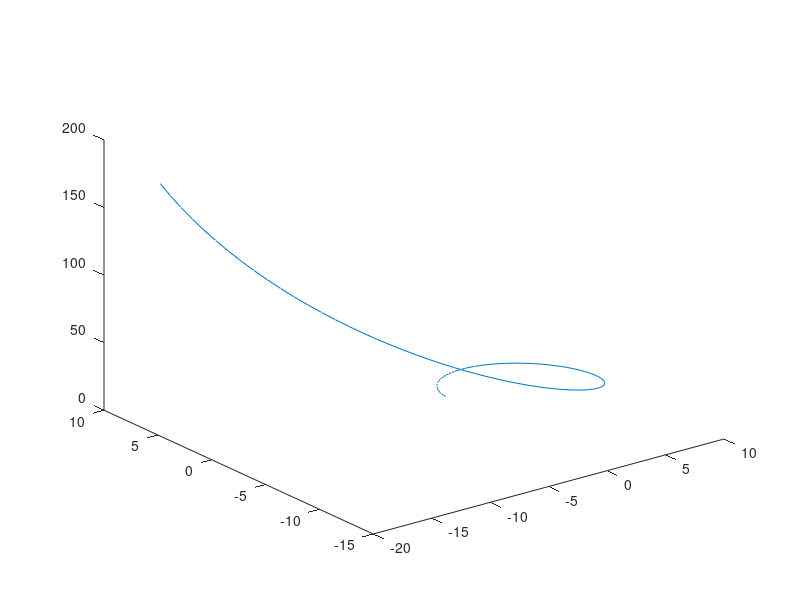
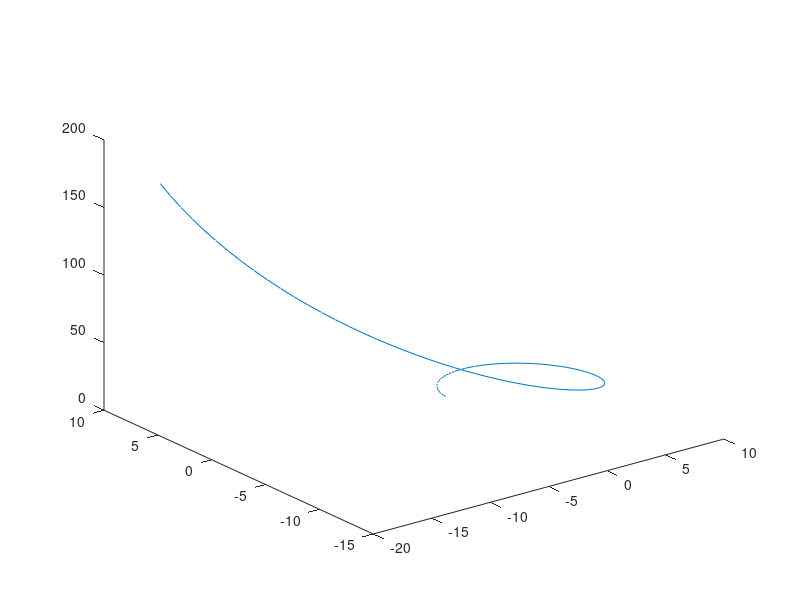

Here is the MATLAB script that generated these plots, in order: (Note: this script raises an error after producing the figures.)
%{
    Brenton Bongcaron
    Mavrea
    01:160:251:02
    20 February 2020
%}
%% Storing Tfinal
tFinal = 5;
t = 0:0.05:tFinal;

%% Storing r(t)
rOft = [ 4.*t.*sin(t) ; 4.*t.*cos(t); 3.*t + (4.*t.^3)./3 ];

%% Plotting r(t): 1st Angle
figure('Name', 'r(t): Angle 1')
plot3(rOft(1,:),rOft(2,:),rOft(3,:))
view([15,16])

%% Plotting r(t): 2nd Angle
plot3(rOft(1,:),rOft(2,:),rOft(3,:))
figure('Name', 'r(t): Angle 2')
view([-37,30])
plot3(rOft(1,:),rOft(2,:),rOft(3,:))
hold on

%% Animating r(t): 2nd Angle
%{
[~, numPointsrOft] = size(rOft);
for i = 1:numPointsrOft
    plot3(rOft(1,i),rOft(2,i),rOft(3,i), 'd', 'Color', 'r')
    pause(0.1)
end
hold off
%}
%% Calculate the length of the curve r(t) from t = 0 to t = tFinal
syms t
x = 4*t*sin(t);
y = 4*t*cos(t);
z = 3*t + (4*t^3)/3;

dx = diff(x);
dy = diff(y);
dz = diff(z);

radicand = simplify(dx^2 + dy^2 + dz^2);

length = int(sqrt(radicand), t, 0, tFinal);
fprintf('Length of r(t) from t = 0 to t = tFinal = %s \n \n', length)
%{ 
    If two values t = a and t = b were given, the length of the curve r(t)
    between these points would be:
    int(sqrt(radicand), t, a, b)

    To find a unit tangent vector to the curve r(t), find the derivative 
    of r(t), r'(t), and divide r'(t) by  ||r'(t)|| (the magnitude of r'(t))
%} 

%% Findining the Arc Length Parametrization for r(t)
syms s
fprintf('g(t) = %s \n \n', (int(sqrt(radicand))))
gInverse = subs(finverse(int(sqrt(radicand))),t,s);
fprintf('g^-1(s) = %s \n \n', gInverse)
%{
    Since ||r'(t)|| = 1 for all t of an arc length parametrization, to
    replicate the original r(t), r(s) must be plotted from s = 0 to 
    s = length
%}

%% Plotting r(s)
newInputs = double(subs(gInverse, s, 0:0.05:length));
rOfs = [ 4.*newInputs.*sin(newInputs) ; 4.*newInputs.*cos(newInputs) ; 3.*newInputs + (4.*newInputs.^3)./3 ];

figure('Name', 'r(s)')
view([-37,30])
hold on
plot3(rOfs(1,:),rOfs(2,:),rOfs(3,:),'--')

%% Animating r(s)
%{
[~, numPointsrOfs] = size(rOfs);
for i = 1:numPointsrOfs
    plot3(rOfs(1,i),rOfs(2,i),rOfs(3,i), 'd', 'Color', 'g')
    pause(0.1)
end
hold off
%}
%% Length of r(s)
xALP = 4*gInverse*sin(gInverse);
yALP = 4*gInverse*cos(gInverse);
zALP = 3*gInverse + (4*gInverse^3)/3;
dxALP = diff(xALP);
dyALP = diff(yALP);
dzALP = diff(zALP);
radicandALP = dxALP^2 + dyALP^2 + dzALP^2;
syms s

lengthALP = double(int(sqrt(radicandALP), s, 0, length));

fprintf('Length of r(s) from s = 0 to s = length = %s \n \n', rat(lengthALP))

if (lengthALP == length)
    fprintf('Length of r(t) and length of r(s) are equal! \n')
    fprintf('They are both equal to: %s \n', length)
else
    fprintf('Lengths are not equal.')
end
%{
    If two values s = a and s = b were given, the length of the curve r(s)
    between these points would be:
    int(sqrt(radicand), s, a, b)

    To find a unit tangent vector to the curve r(s), find the derivative 
    of r(s), r'(s), and divide r'(s) by  ||r'(s)|| (the magnitude of r'(s))

    The animations for r(t) and r(s) follow the same exact path. The
    animation for r(s) is much slower than the animation for r(t).
%}



